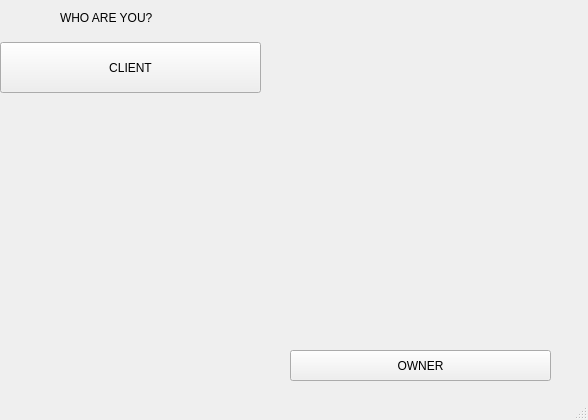
<?xml version="1.0" encoding="UTF-8"?>
<ui version="4.0">
 <class>MainWindow</class>
 <widget class="QMainWindow" name="MainWindow">
  <property name="geometry">
   <rect>
    <x>0</x>
    <y>0</y>
    <width>588</width>
    <height>420</height>
   </rect>
  </property>
  <property name="windowTitle">
   <string>MainWindow</string>
  </property>
  <widget class="QWidget" name="centralwidget">
   <widget class="QLabel" name="title">
    <property name="geometry">
     <rect>
      <x>60</x>
      <y>10</y>
      <width>141</width>
      <height>16</height>
     </rect>
    </property>
    <property name="text">
     <string>WHO ARE YOU?</string>
    </property>
   </widget>
   <widget class="QPushButton" name="clientButton">
    <property name="geometry">
     <rect>
      <x>0</x>
      <y>42</y>
      <width>261</width>
      <height>51</height>
     </rect>
    </property>
    <property name="text">
     <string>CLIENT</string>
    </property>
   </widget>
   <widget class="QPushButton" name="ownerButton">
    <property name="geometry">
     <rect>
      <x>290</x>
      <y>350</y>
      <width>261</width>
      <height>31</height>
     </rect>
    </property>
    <property name="text">
     <string>OWNER</string>
    </property>
   </widget>
   <widget class="QLabel" name="client_home">
    <property name="geometry">
     <rect>
      <x>20</x>
      <y>100</y>
      <width>311</width>
      <height>241</height>
     </rect>
    </property>
    <property name="text">
     <string/>
    </property>
    <property name="pixmap">
     <pixmap>../../../progetto/cliente.jpg</pixmap>
    </property>
   </widget>
   <widget class="QLabel" name="manager_home">
    <property name="geometry">
     <rect>
      <x>300</x>
      <y>10</y>
      <width>251</width>
      <height>331</height>
     </rect>
    </property>
    <property name="text">
     <string/>
    </property>
    <property name="pixmap">
     <pixmap>../../../progetto/manager.jpg</pixmap>
    </property>
   </widget>
  </widget>
  <widget class="QMenuBar" name="menubar">
   <property name="geometry">
    <rect>
     <x>0</x>
     <y>0</y>
     <width>588</width>
     <height>22</height>
    </rect>
   </property>
  </widget>
  <widget class="QStatusBar" name="statusbar"/>
 </widget>
 <resources/>
 <connections/>
</ui>
